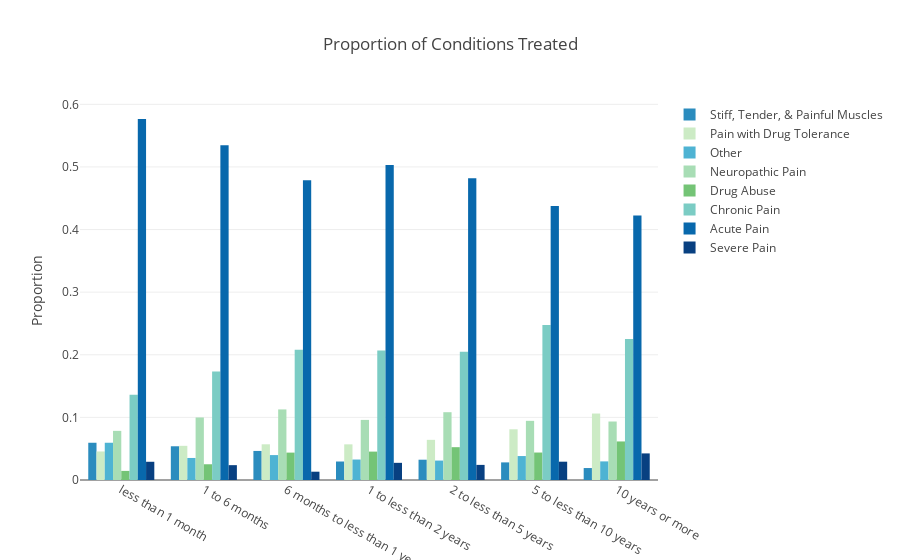

Notebook source saved alongside this figure:
### Code cell
#interactive plot
groups = data9.group.unique()
    
trace = []
for i in range(0, len(groups)):
    trace.append(go.Bar(x = sortedLength,
                        y = data9.prop[data9.group == groups[i]],
                        name = groups[i],
                        marker = dict(color=col[groups[i]])
                        ))
    
layout = go.Layout(title = 'Proportion of Conditions Treated', 
                   yaxis = dict(title = 'Proportion'))
    
iplot(go.Figure(data = trace, layout = layout))

### Figure 1 — Plotly figure (JSON) as saved in the notebook; plotly's stock layout.template omitted (floating-point values rounded to 4 significant figures)
{"data": [{"marker": {"color": "rgb(43,140,190)"}, "name": "Stiff, Tender, & Painful Muscles", "type": "bar", "uid": "34a00350-9ab2-11e8-916a-c49ded1fd344", "x": ["less than 1 month", "1 to 6 months", "6 months to less than 1 year", "1 to less than 2 years", "2 to less than 5 years", "5 to less than 10 years", "10 years or more"], "y": [0.05949, 0.05388, 0.04642, 0.02954, 0.03241, 0.02812, 0.01911]}, {"marker": {"color": "rgb(204,235,197)"}, "name": "Pain with Drug Tolerance", "type": "bar", "uid": "34a00351-9ab2-11e8-8c56-c49ded1fd344", "x": ["less than 1 month", "1 to 6 months", "6 months to less than 1 year", "1 to less than 2 years", "2 to less than 5 years", "5 to less than 10 years", "10 years or more"], "y": [0.04557, 0.0546, 0.05703, 0.05696, 0.06414, 0.08099, 0.1062]}, {"marker": {"color": "rgb(78,179,211)"}, "name": "Other", "type": "bar", "uid": "34a00352-9ab2-11e8-b3bc-c49ded1fd344", "x": ["less than 1 month", "1 to 6 months", "6 months to less than 1 year", "1 to less than 2 years", "2 to less than 5 years", "5 to less than 10 years", "10 years or more"], "y": [0.05949, 0.0352, 0.03979, 0.0327, 0.03103, 0.03825, 0.02972]}, {"marker": {"color": "rgb(168,221,181)"}, "name": "Neuropathic Pain", "type": "bar", "uid": "34a00353-9ab2-11e8-b57d-c49ded1fd344", "x": ["less than 1 month", "1 to 6 months", "6 months to less than 1 year", "1 to less than 2 years", "2 to less than 5 years", "5 to less than 10 years", "10 years or more"], "y": [0.07848, 0.09986, 0.1127, 0.09599, 0.1083, 0.09449, 0.09342]}, {"marker": {"color": "rgb(116,196,118)"}, "name": "Drug Abuse", "type": "bar", "uid": "34a00354-9ab2-11e8-a2f1-c49ded1fd344", "x": ["less than 1 month", "1 to 6 months", "6 months to less than 1 year", "1 to less than 2 years", "2 to less than 5 years", "5 to less than 10 years", "10 years or more"], "y": [0.01456, 0.02514, 0.04377, 0.04536, 0.05241, 0.04387, 0.06157]}, {"marker": {"color": "rgb(123,204,196)"}, "name": "Chronic Pain", "type": "bar", "uid": "34a00355-9ab2-11e8-8f75-c49ded1fd344", "x": ["less than 1 month", "1 to 6 months", "6 months to less than 1 year", "1 to less than 2 years", "2 to less than 5 years", "5 to less than 10 years", "10 years or more"], "y": [0.1361, 0.1731, 0.2082, 0.2068, 0.2048, 0.2475, 0.2251]}, {"marker": {"color": "rgb(8,104,172)"}, "name": "Acute Pain", "type": "bar", "uid": "34a00356-9ab2-11e8-b4b6-c49ded1fd344", "x": ["less than 1 month", "1 to 6 months", "6 months to less than 1 year", "1 to less than 2 years", "2 to less than 5 years", "5 to less than 10 years", "10 years or more"], "y": [0.5766, 0.5345, 0.4788, 0.5032, 0.4821, 0.4376, 0.4225]}, {"marker": {"color": "rgb(8,64,129)"}, "name": "Severe Pain", "type": "bar", "uid": "34a00357-9ab2-11e8-bb67-c49ded1fd344", "x": ["less than 1 month", "1 to 6 months", "6 months to less than 1 year", "1 to less than 2 years", "2 to less than 5 years", "5 to less than 10 years", "10 years or more"], "y": [0.02911, 0.02371, 0.01326, 0.02743, 0.02414, 0.02925, 0.04246]}], "layout": {"title": "Proportion of Conditions Treated", "yaxis": {"title": "Proportion"}}}
